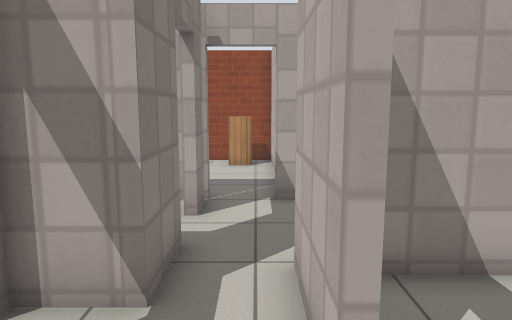
[1] (above)

16 first-person views from a walk through a Gazebo world. The camera is 1.2 m above the floor, tilts 8° down and sees 70° across. The floor is counted in squares, 0.5 m on a side. Each view is taken from the middle of a square. On the plan, view 1 faces up. The plan holds only what a view shows up to about 20 squares ahead; the rest is blank. The robots in the file are not drawn. Gazebo's built-in surfaces are drawn with simple patterns.

[2]
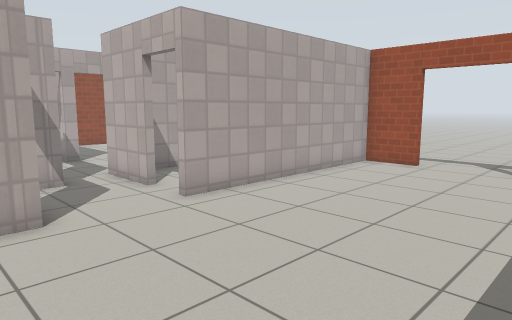

[3]
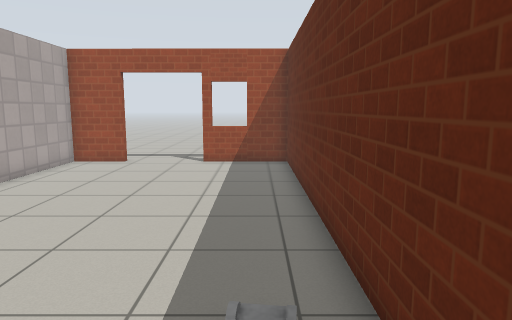

[4]
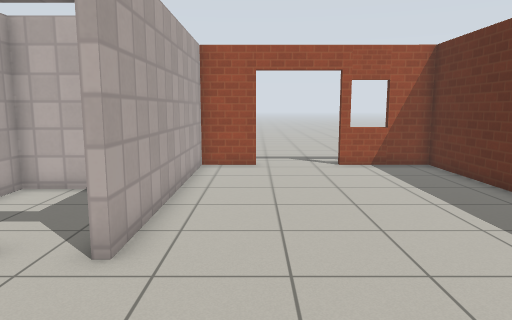

[5]
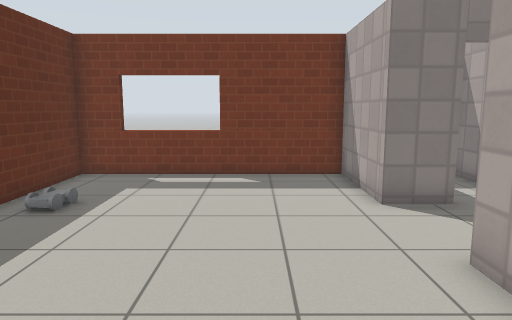

[6]
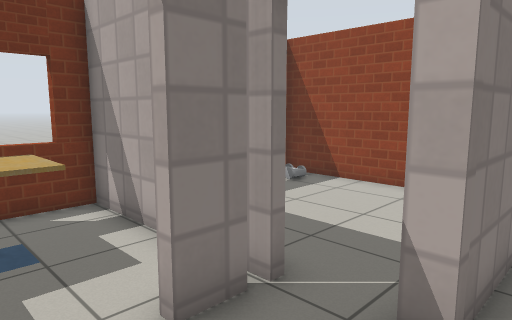

[7]
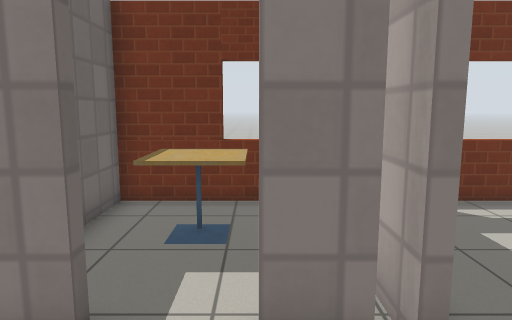

[8]
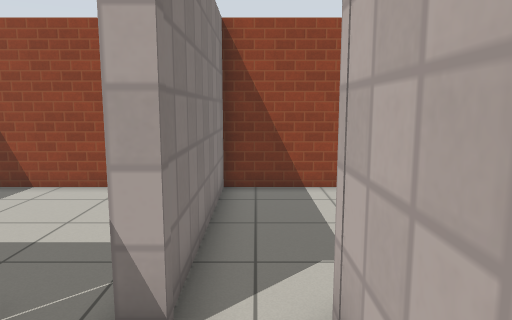

[9]
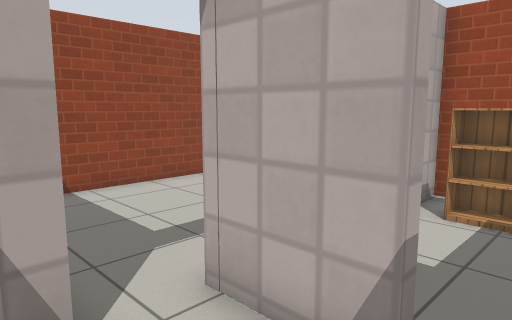

[10]
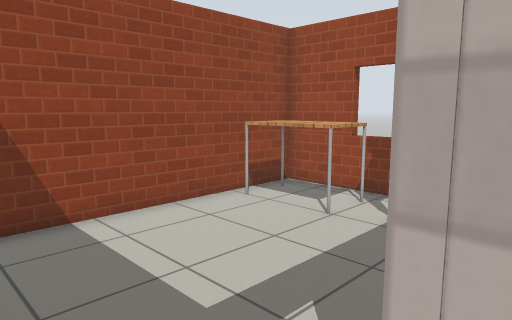

[11]
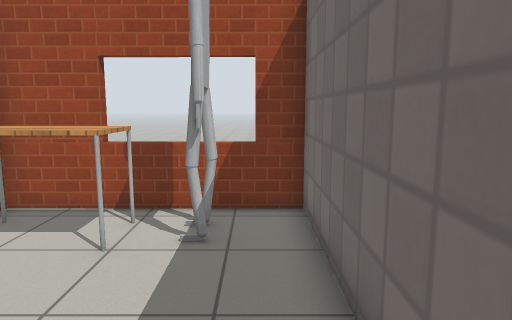

[12]
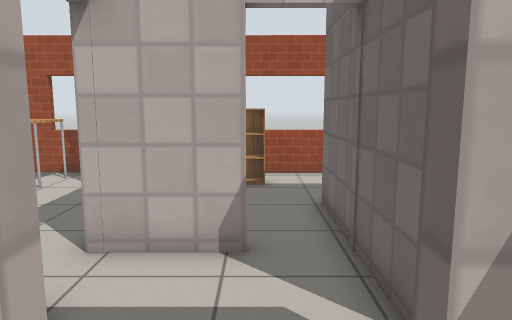

[13]
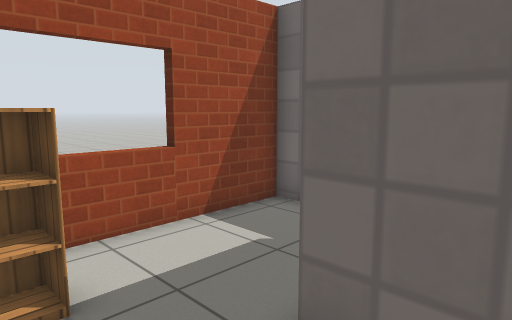

[14]
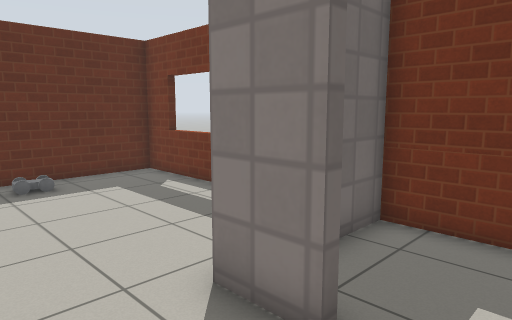

[15]
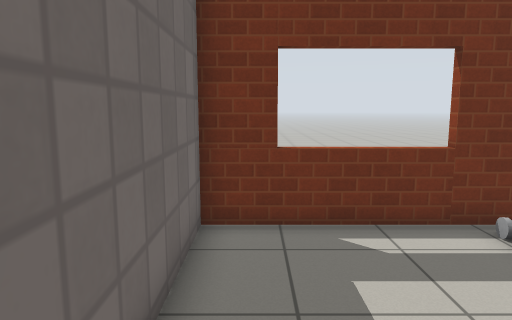

[16]
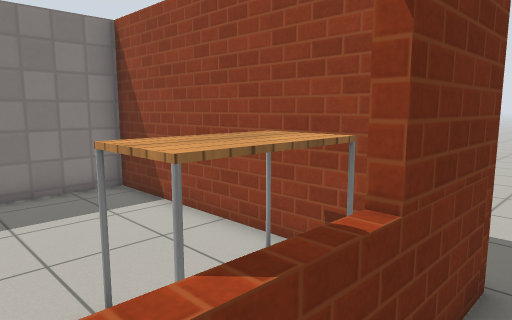

### Floor plan
Key: @ floor where view 1 was taken; # wall or solid block; . floor; D open door; = window, fence, low wall or low ledge; C cabinet; A car; T cafe table; B bookshelf; L table; O other object.
Columns run from 8 left of view 1 to 14 right of it. Each row starts with its distance up from view 1.
 17  ###################
 16  #A....CC#......LL.#
 15 .#.......#......LL.#
 14 .=.......#......LL.=
 13 .=.......#.........=
 12 .=.......#......OO.=.
 11  #.......#.........#
 10  ######DDDD#########
  9  #.....#...#   ....#
  8 .=.TT..D...#.....B.#
  7 .#.TT.DD...D.....B.=
  6  #.TT..#...D.......=
  5  #.....#.######....=
  4  #######.#....#....#
  3  #...D...#....# ...#
  2  #...D...D... # ...#
  1  #...#...D##########
  0  #####..@..........#
 -1  #.................# ..
 -2  #.................D...
 -3  #.................D...
 -4  #.................D...
 -5 .=.................D...
 -6 .=.................#...
 -7 .=.................=
 -8  #...A.............#
 -9  ###################

Where each view was taken, in squares from view 1:
view 1: 0 up, 0 right, facing up
view 2: 8 down, 5 left, facing up-right
view 3: 8 down, 6 left, facing right
view 4: 2 down, 5 left, facing right
view 5: 3 down, 6 right, facing left
view 6: 6 up, 2 right, facing up-left
view 7: 8 up, 2 right, facing left
view 8: 6 up, 2 right, facing up
view 9: 6 up, 0 right, facing up-right
view 10: 9 up, 1 right, facing up-right
view 11: 11 up, 2 right, facing right
view 12: 7 up, 3 left, facing right
view 13: 8 up, 4 right, facing down-right
view 14: 4 up, 0 right, facing down-left
view 15: 11 up, 0 right, facing left
view 16: 12 up, 12 right, facing up-left
